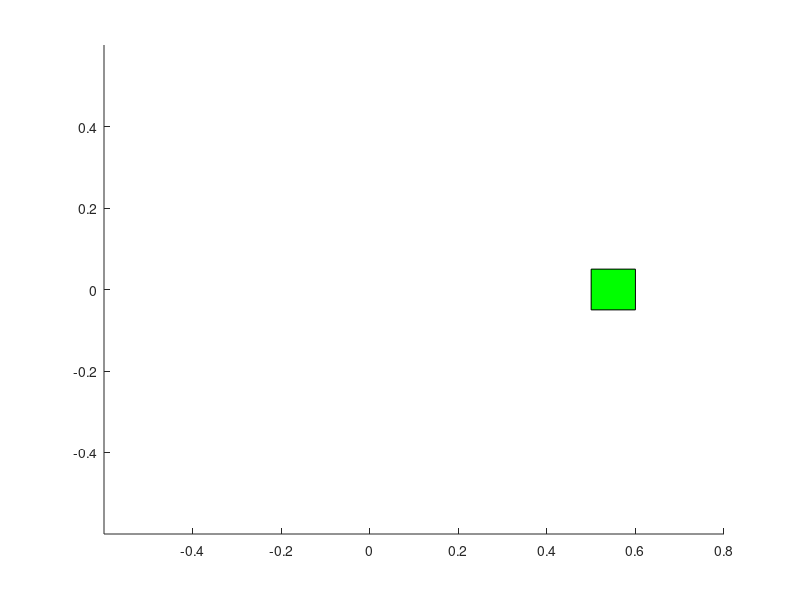

This chart was generated by the following MATLAB code: (Note: this script raises an error after producing the figure.)
%% An attempt to reproduce WolfPACK Results by Alexander Davydov

% June 2020 - JHU APL
% Using unicycle dynamics

%%
rng(140)
% Number of pursuers
N = 3;
% Integration time
dt = 0.05;
% Capture distance
epsilon = 0.05;
k = 1;

% Domain
Dxmin = -0.6;
Dxmax = 0.8;
Dymin = -0.6;
Dymax = 0.6;

% Target set
Pxmin = 0.5;
Pxmax = 0.6;
Pymin = -0.05;
Pymax = 0.05;
Pxavg = 0.5*(Pxmin + Pxmax);
Pyavg = 0.5*(Pymin + Pymax);

% Maximum control inputs
vmax = 0.01;
wmax = 2*pi;
velRatio = 0.8;

% Final time
tf = 100;
% Number of iterations
T = tf/dt;

% State Vectors
% Pursuers
xp = zeros(3,N);
% Evader
xe = zeros(3,1);

% Set positions and headings
xe = [-0.45; 0; 0];
xp = [0.4 0.4 0.4; 0.3 -0.06 -0.3; pi pi pi+0.2];
adj = [0 1 0; 1 0 1; 0 1 0];
%xp = [0.4 0.4; 0.1 -0.3; pi pi]
% Initialize projections onto defense surface
p = zeros(1,N);
pCoord = zeros(2,N);
c = zeros(1,N);
cCoord = zeros(2,N);
pVoronoi = zeros(2,N);

% Plot everything
figure; hold on
% Target set
patch([Pxmax Pxmax Pxmin Pxmin], [Pymax Pymin Pymin Pymax], 'green')
xlim([Dxmin Dxmax]);
ylim([Dymin Dymax]);
% Evader
[xs,ys] = getpatches(xe,epsilon);
h1 = patch(xs, ys, 'red');
%h1 = plot(xe(1), xe(2), 'ro', 'MarkerSize', 12, 'LineWidth', 2);
% Pursuers
[xs,ys] = getpatches(xp,epsilon);
%h2 = plot(xp(1,:), xp(2,:), 'bo', 'MarkerSize', 12, 'LineWidth', 2);
h2 = patch(xs,ys, 'blue');
CircValues = zeros(3, N+1);
IntersectionPoints = zeros(2, 2);
minPts = zeros(2,N);
minDst = zeros(1,N);

CRSCenter = 0.5*([xe(1);xe(2)] + [Pxavg; Pyavg]);
ECircle = circle(CRSCenter(1),CRSCenter(2), norm(CRSCenter - [Pxavg; Pyavg] + 0.05));
CircValues(:,1) = [CRSCenter(1);CRSCenter(2); norm(CRSCenter - [Pxavg; Pyavg])+ 0.05];
h3 = fimplicit(ECircle, 'r', 'LineWidth', 1.5);
h4 = plot(0,0, 'm', 'LineWidth', 1.5);
h5 = plot(0,0, 'md', 'LineWidth', 2.5);
h6 = plot(0,0, 'gd', 'LineWidth', 2.5);
h7 = plot(0,0, 'b*', 'LineWidth', 2.5);
Apollonius = cell(N,1);
DefenseSurface = cell(N,1);

for ii = 1:N
    rs = norm([xe(1); xe(2)] - [xp(1,ii); xp(2,ii)])*velRatio/(1 - velRatio^2);
    os = ([xp(1,ii); xp(2,ii)] - velRatio^2*[xe(1); xe(2)])/(1 - velRatio^2);
    ApCircle = circle(os(1), os(2), rs);
    CircValues(:,ii+1) = [os(1); os(2); rs];
    Apollonius{ii} = fimplicit(ApCircle, 'b', 'LineWidth', 1.5);
    % Find point on circles for minimum distance
end



% Algorithm loop
for qq = 1:T
    % Preallocate some vectors
    % Radii of Apollonius Circles
    % rs = zeros(1,N);
    % Centers of Apollonius Circles
    % os = zeros(2,N);
    flag = 0;
    % Construct constrained reachable set (estimate)
    % NOTE: TO BE UPDATED
    % Approximated by a rough circle
    CRSCenter = 0.5*([xe(1);xe(2)] + [Pxavg; Pyavg]);
    ECircle = circle(CRSCenter(1),CRSCenter(2), norm(CRSCenter - [Pxavg; Pyavg]) + 0.05);
    CircValues(:,1) = [CRSCenter(1);CRSCenter(2); norm(CRSCenter - [Pxavg; Pyavg])+ 0.05];
    set(h3, 'Function', ECircle);
    
    % Construct Apollonius Circles for each pursuer
    for ii = 1:N
        CircValues(3,ii+1) = norm([xe(1); xe(2)] - [xp(1,ii); xp(2,ii)])*velRatio/(1 - velRatio^2);
        CircValues(1:2,ii+1) = ([xp(1,ii); xp(2,ii)] - velRatio^2*[xe(1); xe(2)])/(1 - velRatio^2);
        ApCircle = circle(CircValues(1,ii+1), CircValues(2,ii+1), CircValues(3,ii+1));
        %xA = [xA xs];
        %yA = [yA ys];
        %rii = atan2((xe(2) - xp(2,ii)),(xe(1) - xp(1,ii)));
        %xp(1,ii) = xp(1,ii) + vmax*cos(xp(3,ii))*dt;
        %xp(2,ii) = xp(2,ii) + vmax*sin(xp(3,ii))*dt;
        %xp(3,ii) = xp(3,ii) + k*(sin(rii - xp(3,ii)))*dt;
        [xps,yps] = getpatches(xp, epsilon);
        set(Apollonius{ii}, 'Function', ApCircle);
        % Find point on circles for minimum distance
        [pt, minD] = CircleMinDist(CircValues(1,ii+1), CircValues(2,ii+1), CircValues(3,ii+1), xe(1), xe(2));
        minPts(:,ii) = pt;
        minDst(ii) = minD;
    end
    % Get index of min distance
    idx = find(minDst == min(min(minDst)));
    minPoint = minPts(:,idx);
    % Projection
    r = [Pxavg; Pyavg] - xe(1:2);
    n = [0 1; -1 0]*r/norm(r);
    if n(1) ~= 0
        DefSurfX = @(t) t;
        DefSurfY = @(t) n(2)/n(1)*(t - minPoint(1)) + minPoint(2);
        DefSurf = @(x) n(2)/n(1)*(x - minPoint(1)) + minPoint(2);
    else
        DefSurfX = @(t) minPoint(1) + 0*t;
        DefSurfY = @(t) t;
        DefSurf = minPoint(1); % constant x-value
    end
    % Find intersection between defense surface and CRS
    if n(1) == 0
        B = -2*CircValues(2,1);
        C = CircValues(2,1)^2 + (minPoint(1) - CircValues(1,1))^2 - CircValues(3,1)^2;
        IntersectionPoints(:,1) = [minPoint(1); 0.5*(-B + sqrt(B^2 - 4*C))];
        IntersectionPoints(:,2) = [minPoint(1); 0.5*(-B - sqrt(B^2 - 4*C))];
    else
        m = n(2)/n(1);
        b = minPoint(2) - m*minPoint(1);
        A = 1 + m^2;
        B = -2*CircValues(1,1) + 2*m*(b - CircValues(2,1));
        C = CircValues(1,1)^2 + (b - CircValues(2,1))^2 - CircValues(3,1)^2;
        IntersectionPoints(:,1) = [(-B + sqrt(B^2 - 4*A*C))/(2*A); DefSurf((-B + sqrt(B^2 - 4*A*C))/(2*A))];
        IntersectionPoints(:,2) = [(-B - sqrt(B^2 - 4*A*C))/(2*A); DefSurf((-B - sqrt(B^2 - 4*A*C))/(2*A))];
    end
    oc = 0.5*(IntersectionPoints(:,1) + IntersectionPoints(:,2));
    % Get endpoints of the domain
    VoronoiStart = min([n.'*(IntersectionPoints(:,1) - oc), n.'*(IntersectionPoints(:,2) - oc)]);
    VoronoiEnd = max([n.'*(IntersectionPoints(:,1) - oc), n.'*(IntersectionPoints(:,2) - oc)]);
    % Get agents projected positions and tessellation
    for ii = 1:N
        p(ii) = n.'*(CircValues(1:2, ii+1) - oc);
        pCoord(:,ii) = oc + n*p(ii);
        if ii == 1
            pVoronoi(:,ii) = [VoronoiStart; 0.5*(p(ii) + p(ii + 1))];
        elseif ii == N
            pVoronoi(:,ii) = [0.5*(p(ii-1) + p(ii)); VoronoiEnd];
        else
            pVoronoi(:,ii) = [0.5*(p(ii-1) + p(ii)); 0.5*(p(ii) + p(ii + 1))];
        end
        c(ii) = 0.5*(pVoronoi(1,ii) + pVoronoi(2,ii));
        cCoord(:,ii) = oc + n*c(ii);
        
%         ui = [0;0];
%         for jj = 1:N
%             if adj(jj,ii) == 1
%                 xij = xp(1:2,ii) - xp(1:2,jj);
%                 nij = norm(xij);
%                 xie = xp(1:2,ii) - xe(1:2);
%                 nie = norm(xie);
%                 xje = xp(1:2,jj) - xe(1:2);
%                 nje = norm(xje);
%                 Delta = velRatio*(nie + nje);
%                 dij = 1/2*(epsilon + Delta);
%                 hi = 5e-4*(nij^2 - dij^2)^2;
%                 low1 = (Delta^2 - nij^2)^4;
%                 low2 = (nij^2 - epsilon^2)^2;
%                 dhi = 5e-4*2*(nij^2 - dij^2)*2*(xij);
%                 dDeltaSquared = 2*velRatio^2*xie + 2*velRatio^2*xie*nje/nie;
%                 dlow1 = 4*(Delta^2 - nij^2)^3*(dDeltaSquared - 2*xij);
%                 dlow2 = 2*(nij^2 - epsilon^2)*2*xij;
%                 dlow = low1*dlow2 + dlow1*low2;
%                 gradient = ((low1*low2)*dhi - hi*dlow)/(low1*low2)^2;
%                 ui = ui - gradient;
%                 wij = 8e-1*(nij - dij)*(nij*((Delta - dij) - (dij - epsilon)) + dij*(Delta + epsilon) - 2*epsilon*Delta)...
%                     /(nij*(Delta - nij^2)*(nij - epsilon)^2);
%                 ui = ui + wij*(xp(1:2,jj) - xp(1:2,ii));
%             end
%         end
%         inputs = [cos(xp(3,ii)) sin(xp(3,ii)); -2*sin(xp(3,ii)) 2*cos(xp(3,ii))]*ui;
        alpha = n(2)*vmax/(1 - velRatio^2);
        beta = n(1)*vmax/(1 - velRatio^2);
        track = c(ii) - p(ii) + n.'*velRatio^2*[vmax/velRatio*cos(xe(3)); vmax/velRatio*sin(xe(3))]/(1 - velRatio^2);
        rii = fminbnd(@(th) abs(alpha*sin(th) + beta*cos(th) - track), 0, 2*pi);
        %ui = inputs + [vmax; 4*(rii - xp(3,ii))];
        xp(1,ii) = xp(1,ii) + vmax*cos(xp(3,ii))*dt;
        xp(2,ii) = xp(2,ii) + vmax*sin(xp(3,ii))*dt;
        if abs(4*(rii - xp(3,ii))) > wmax
            xp(3,ii) = xp(3,ii) + sign(4*(rii - xp(3,ii)))*wmax*dt;    
        else
            xp(3,ii) = xp(3,ii) + 4*(rii - xp(3,ii))*dt;
        end
        
        %if abs(ui(1)) > vmax
        %    ui(1) = vmax*sign(ui(1));
        %end
        %if abs(ui(2)) > wmax
        %    ui(2) = wmax*sign(ui(2));
        %end
        %xp(1,ii) = xp(1,ii) + ui(1)*cos(xp(3,ii))*dt;
        %(2,ii) = xp(2,ii) + ui(1)*sin(xp(3,ii))*dt;
        %xp(3,ii) = xp(3,ii) + ui(2)*dt;
    end
    
    
    %set(h4, 'XData', xA, 'YData', yA);
    set(h4, 'XData', DefSurfX(-1:0.1:1), 'YData', DefSurfY(-1:0.1:1))
    set(h5, 'XData', pCoord(1,:), 'YData', pCoord(2,:));
    set(h6, 'XData', cCoord(1,:), 'YData', cCoord(2,:));
    set(h7, 'XData', IntersectionPoints(1,:), 'YData', IntersectionPoints(2,:));
    xe(1) = xe(1) + vmax/velRatio*cos(xe(3))*dt;
    xe(2) = xe(2) + vmax/velRatio*sin(xe(3))*dt;
    xe(3) = xe(3) + 0.078*randn*wmax/velRatio*dt;
    [xes,yes] = getpatches(xe, epsilon);
    set(h1, 'XData', xes, 'YData', yes);
    set(h2, 'XData', xps, 'YData', yps);
    drawnow limitrate
    %pause(0.05)
    for ii = 1:N
        if norm([xe(1); xe(2)] - [xp(1,ii); xp(2,ii)]) <= epsilon
            flag = 1;
        end
    end
    if xe(1) >= Pxmin && xe(1) <= Pxmax && xe(2) >= Pymin && xe(2) <= Pymax
        disp('Evader evaded capture');
        break
    elseif flag == 1
        disp('Capture Successful');
        break
    end
end
